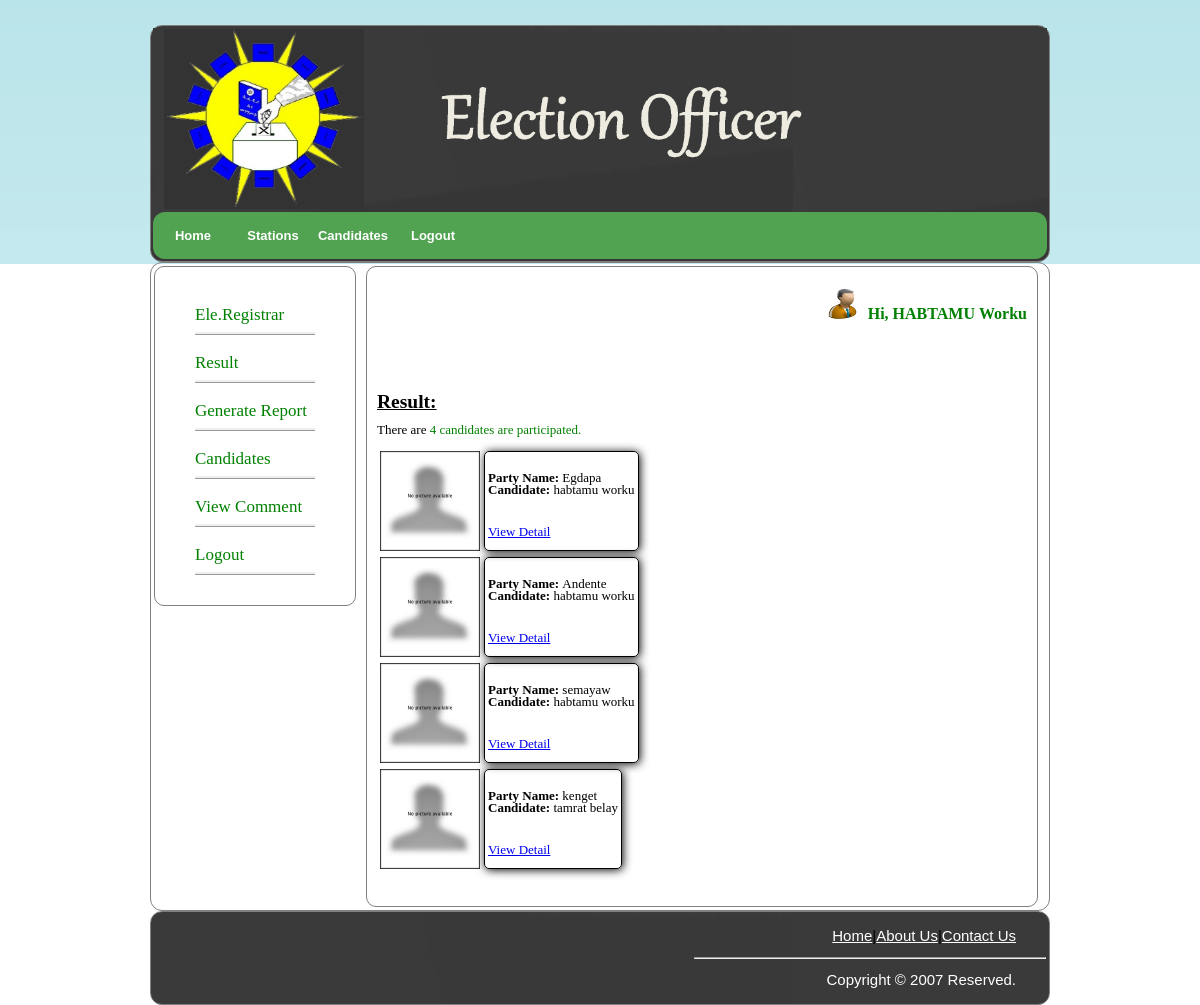
/o_result.php (signed in), run on the app's committed database.
### tables this page shows
CREATE TABLE IF NOT EXISTS `user` (
  `fname` varchar(25) NOT NULL,
  `mname` varchar(25) NOT NULL,
  `lname` varchar(25) NOT NULL,
  `u_id` varchar(15) NOT NULL,
  `sex` varchar(10) NOT NULL,
  `age` varchar(25) NOT NULL,
  `phone` varchar(15) NOT NULL,
  `email` varchar(30) NOT NULL,
  `role` varchar(20) NOT NULL,
  `username` varchar(25) NOT NULL,
  `password` varchar(255) NOT NULL,
  `status` int(1) NOT NULL,
  `station` varchar(25) NOT NULL,
  PRIMARY KEY (`u_id`),
  KEY `email` (`email`)
);

CREATE TABLE IF NOT EXISTS `candidate` (
  `c_id` int(11) NOT NULL AUTO_INCREMENT,
  `u_id` varchar(22) NOT NULL,
  `fname` varchar(20) NOT NULL,
  `mname` varchar(20) NOT NULL,
  `lname` varchar(20) NOT NULL,
  `sex` varchar(10) NOT NULL,
  `age` int(11) NOT NULL,
  `work` varchar(20) NOT NULL,
  `education` varchar(30) NOT NULL,
  `phone` varchar(20) NOT NULL,
  `email` varchar(20) NOT NULL,
  `experience` varchar(25) NOT NULL,
  `party_name` varchar(20) NOT NULL,
  `party_symbol` varchar(20) NOT NULL,
  `candidate_photo` varchar(40) NOT NULL,
  `username` varchar(25) NOT NULL,
  `password` varchar(255) NOT NULL,
  PRIMARY KEY (`c_id`),
  KEY `u_id` (`u_id`),
  KEY `u_id_2` (`u_id`)
);

### o_result.php (the view, shortened to what this page needs)
<?php
$user_id=$_SESSION['u_id'];
$result=mysql_query("select * from user where u_id='$user_id'")or die(mysql_error);
$row=mysql_fetch_array($result);
$FirstName=$row['fname'];
$middleName=$row['mname'];
?>
<!DOCTYPE html PUBLIC "-//W3C//DTD XHTML 1.0 Transitional//EN" "http://www.w3.org/TR/xhtml1/DTD/xhtml1-transitional.dtd">
<html xmlns="http://www.w3.org/1999/xhtml">
<head>
<link rel="stylesheet" href="main.css" type="text/css" media="screen"/>
<link href="menu.css" rel="stylesheet" type="text/css" media="screen" />
</head>
<body>
<table align="center" style="width:900px;border:1px solid gray;background:white url(img/tbg.png) repeat-x left top;border-radius:12px">
<tr style="height:auto;border-radius:12px;background: white url(img/tbg.png) repeat-x left top;">
<th colspan="2">
<a href="system_admin.php"><img src="img/logo.jpg" width="200px" height="180px" align="left" style="margin-left:10px"></a>
<img src="img/officer.png" 	width="450px" style="margin-left:30px;margin-top:40px" align="center">
</th>
</tr>
<tr>
<td colspan="2" bgcolor="#51a351" id="Menus" style="height:auto;border-radius:12px;">
		<ul>
			<li ><a href="e_officer.php">Home</a></li>
			<li><a href="stations.php">Stations</a></li>
						<li><a href="ov_candidate.php">Candidates</a></li>
			<li><a href="logout.php">Logout</a></li>
		</ul>
</td>
</tr>
</table>
<table align="center" style="width:900px;border:1px solid gray;border-radius:12px;" height="500px">
<tr valign="top">
<td><div style="clear: both"></div>
        <div id="left">
            <ul>
                <li>
                    <a href="elect_registrar.php">Ele.Registrar</a></li>
					<li>
                    <a href="o_result.php">Result</a></li>
					                <li>
                    <a href="o_generate.php">Generate Report</a></li>
					<li>
                    <a href="ov_candidate.php">Candidates</a></li>
                <li>
                    <a href="o_comment.php">View Comment</a></li>
					<li>
                    <a href="logout.php">Logout</a></li>
            </ul>
        </div>
		</td>
		<td><div id="right">
            <div class="desk">
           <h1 align="right"><?php
echo '<img src="img/people.png" width="40px" height="30px">&nbsp;'.'<font style="text-transform:capitalize;"face="times new roman" color="green" size="3">Hi,&nbsp;'.$FirstName."&nbsp;".$middleName." ".'</font>';?></h1>
<br><br>
<br><br><?php
			$av=mysql_query("select *from candidate");
			$countav=mysql_num_rows($av);
			echo '<font size="2"><h2><u>Result:</u></h2> There are <font color="green" >'.$countav. ' candidates are participated.</font>' ;
			echo"<br><br>";
   ?>
	<?php
$result = mysql_query("SELECT * FROM candidate");
while($row = mysql_fetch_array($result))
  {
$ctrl = $row['c_id'];
$fname=$row['fname'];
$mname=$row['mname'];
$pname=$row['party_name'];
$symbol=$row['party_symbol'];
?>
<table>
<tr>
<td><img src="<?php echo $symbol;?>" width="100px" height="100px"></td><td>
<table style="border-radius:5px;border:1px solid black;width:120px;height:100px;box-shadow:1px 1px 10px black">
<tr><td><?php echo "<b>Party Name:</b>"."&nbsp;".$pname;?><br><?php echo "<b>Candidate:</b>"."&nbsp;".$fname."&nbsp;".$mname;?><br></td></tr>
<tr><td style='height:30px;'><a href = "fino_result.php?key=<?php echo $ctrl;?>">View Detail</a></td></tr></table></td>
</tr>
</table>
<?php
}
?>
				<br><br></div>
        </div>
</td>
</tr>
</table>
<table align="center" style="width:900px;border-radius:12px;border:1px solid gray;background:white url(img/tbg.png) repeat-x left top;" height="70px" >
<tr>
<td id="link">
<p style="text-align:right;padding-right:30px;"><a  href="e_officer.php">Home</a>|<a href="#">About Us</a>|<a href="#">Contact Us</a></p>
<p ><hr width="350px" align="right"></p>
<p style="text-align:right;padding-right:30px;"><font color="#ffffff">Copyright &copy; 2007 Reserved.</font></p>
</td>
</tr>
</table>
</body>
</html>

### main.css (style rules this page uses)
body { margin: 0; padding: 0; background: white url(img/bg.png) repeat-x left top; position:relative; font-family:Verdana, Arial, Helvetica, sans-serif; font-size:15px; line-height:12px; text-align:justify; padding-left:0px; margin-top:25px }
#link a:link { color: #ffffff }
#left { float: left; width: 200px; border: 1px solid gray; border-radius: 10px; }
#left ul { margin-right: 30px; margin-top: 30px; margin-bottom: 30px; }
#left ul li { list-style: none; line-height: 35px; border-color: green; border-bottom-color: green; border-bottom: ridge; margin-top: 10px; margin-right: 10px; }
#left ul li a { text-decoration: none; font-family: Cambria; font-size: 17px; color: green; }
.desk { width:650px; margin-left:-80px; height:auto; border:1px solid gray; border-radius:10px; padding:10px 10px 10px 10px; }
#right { float: right; width: 550px; margin-right: 50px; font-family: Century; }
#right h1 { margin-left: 20px; color: green; font-family: Century; font-size: 18px; }

### menu.css (style rules this page uses)
#Menus { width: 750px; height:17px; margin: 0 auto; padding: 0; }
#Menus ul { margin: 0; padding: 0; list-style: none; line-height: normal; }
#Menus li { float: left; }
#Menus a { display: block; width: 80px; height: 31px; padding-top: 16px; text-decoration: none; text-align: center; font-family: Arial, Helvetica, sans-serif; font-size: 13px; font-weight: bold; border-radius:13px; color:white; }

### data on the page
user: fname "HABTAMU", mname "Worku"
candidate: party_symbol (picture), party_name "Egdapa", fname "habtamu", mname "worku"
candidate: party_symbol (picture), party_name "Andente", fname "habtamu", mname "worku"
candidate: party_symbol (picture), party_name "semayaw", fname "habtamu", mname "worku"
candidate: party_symbol (picture), party_name "kenget", fname "tamrat", mname "belay"

### other printed values
$countav "4"
